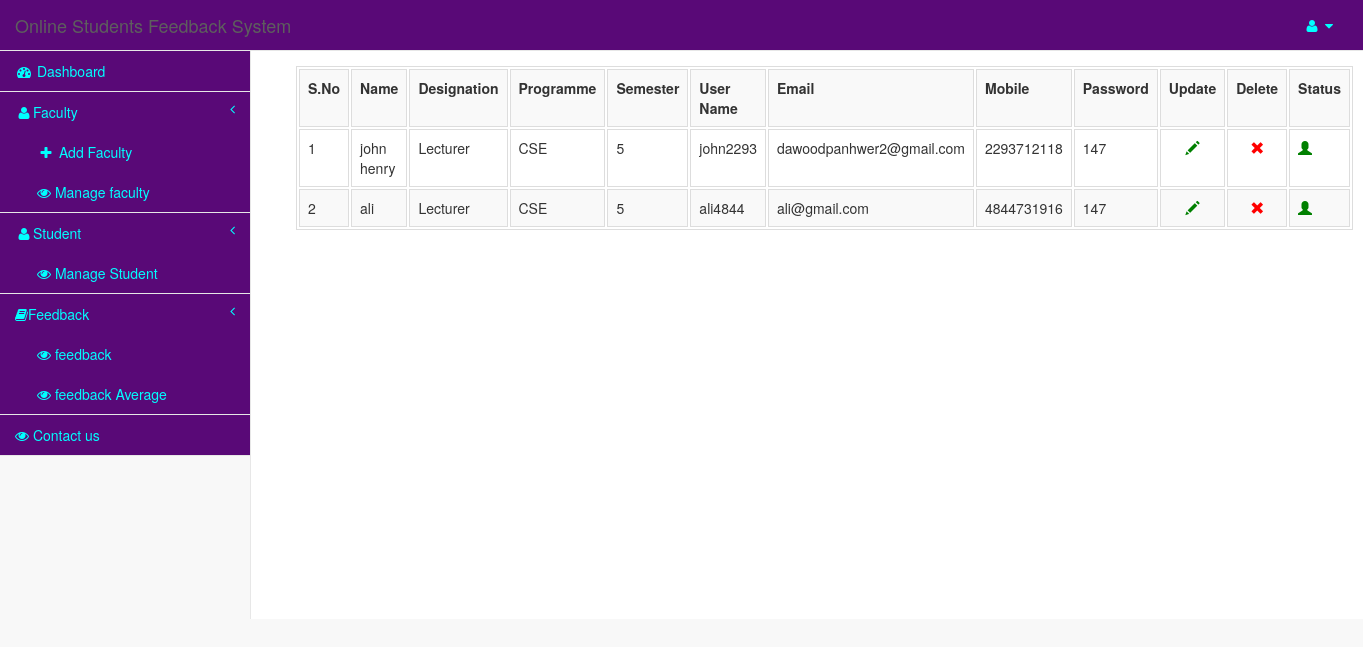
The app's page /admin/dashboard.php?info=show_faculty (signed in) with its own data.
### tables this page shows
CREATE TABLE `faculty` (
  `id` int(11) NOT NULL,
  `user_alias` varchar(30) NOT NULL,
  `Name` varchar(30) NOT NULL,
  `designation` varchar(100) NOT NULL,
  `programme` varchar(50) NOT NULL,
  `semester` varchar(10) NOT NULL,
  `email` varchar(255) NOT NULL,
  `password` varchar(75) NOT NULL,
  `mobile` bigint(20) NOT NULL,
  `date` datetime NOT NULL,
  `status` int(11) NOT NULL
);

### admin/show_faculty.php (the view, shortened to what this page needs)
<?php
	echo "<table class='table table-responsive table-bordered table-striped table-hover' style=margin:15px;>";
	echo "<tr>";
	echo "<th>S.No</th>";
	echo "<th>Name</th>";
	echo "<th>Designation</th>";
	echo "<th>Programme</th>";
	echo "<th>Semester</th>";
	echo "<th>User Name</th>";
	echo "<th>Email</th>";
	echo "<th>Mobile</th>";
	echo "<th>Password</th>";
	echo "<th>Update</th>";
	echo "<th>Delete</th>";
	echo "<th>Status</th>";
	echo "</tr>";
	$i=1;
	$que=mysqli_query($conn,"select * from faculty");
	while($row=mysqli_fetch_array($que))
	{
		echo "<tr>";
		echo "<td>".$i."</td>";
		echo "<td>".$row['Name']."</td>";
		echo "<td>".$row['designation']."</td>";
		echo "<td>".$row['programme']."</td>";
		echo "<td>".$row['semester']."</td>";
		echo "<td>".$row['user_alias']."</td>";
		echo "<td>".$row['email']."</td>";
		echo "<td>".$row['mobile']."</td>";
		echo "<td>".$row['password']."</td>";
		echo "<td class='text-center'><a href='dashboard.php?id=$row[id]&info=edit_faculty'><span class='glyphicon glyphicon-pencil'style=color:green;></span></a></td>";
		echo "<td class='text-center'><a href='#' onclick='deletes($row[id])'><span class='glyphicon glyphicon-remove' style=color:red;></span></a></td>";
		if($row['status'])
		{
		echo "<td><a href='update_status.php?user_id=".$row['id']."&status=".$row['status']."'><span class='glyphicon glyphicon-user' style=color:red;></span></a></td>";
		}
		else
		{
		echo "<td><a href='update_status.php?user_id=".$row['id']."&status=".$row['status']."'><span class='glyphicon glyphicon-user' style=color:green;></span></a></td>";
		}
		echo "</tr>";
		$i++;
	}
?>

### admin/dashboard.php (shortened to what this page needs)
<?php
include('../dbconfig.php');
?>
<!DOCTYPE html>
<html lang="en">
<head>
    <link href="../css/bootstrap.min.css" rel="stylesheet">
    <link href="../css/metisMenu.min.css" rel="stylesheet">
    <link href="../css/sb-admin-2.css" rel="stylesheet">
    <link href="../css/font-awesome.min.css" rel="stylesheet" type="text/css">
    <link rel="stylesheet" type="text/css" href="style.css">
</head>
<body>
    <div id="wrapper">
        <nav class="navbar navbar-default navbar-static-top" role="navigation" style="margin-bottom: 0" >
            <div class="navbar-header">
                <a class="navbar-brand" href="dashboard.php">Online Students Feedback System</a>
            </div>
            <ul class="nav navbar-top-links navbar-right">
                <li class="dropdown">
                    <a class="dropdown-toggle" data-toggle="dropdown" href="#">
                        <i class="fa fa-user fa-fw"></i>  <i class="fa fa-caret-down"></i>
                    </a>
                </li>
            </ul>
            <div class="navbar-default sidebar" role="navigation">
                <div class="sidebar-nav navbar-collapse">
                    <ul class="nav" id="side-menu">
                        <li>
                            <a href="dashboard.php"><i class="fa fa-dashboard fa-fw"></i> Dashboard</a>
                        </li>
						<li>
                            <a href="#"><i class="fa fa-user fa-fw"></i>Faculty<span class="fa arrow"></span></a>
                            <ul class="nav nav-second-level">
                                <li>
                                    <a href="dashboard.php?info=add_faculty"><i class="fa fa-plus fa-fw"></i> Add Faculty</a>
                                </li>
								 <li>
                                    <a href="dashboard.php?info=show_faculty"><i class="fa fa-eye"></i> Manage faculty</a>
                                </li>
							</ul>
                        </li>
						<li>
                            <a href="#"><i class="fa fa-user fa-fw"></i>Student<span class="fa arrow"></span></a>
                            <ul class="nav nav-second-level">
								 <li>
                                    <a href="dashboard.php?info=display_student"><i class="fa fa-eye"></i> Manage Student</a>
                                </li>
							</ul>
                        </li>
		<li>
         <a href="#"><i class="fa fa-user fa-book"></i>Feedback<span class="fa arrow"></span></a>
           <ul class="nav nav-second-level">
<li><a href="dashboard.php?info=feedback"><i class="fa fa-eye"></i> feedback</a></li>
<li><a href="dashboard.php?info=feedback_average"><i class="fa fa-eye"></i> feedback Average</a></li>
							</ul>
                        </li>
		<li>
			<a href="dashboard.php?info=contact"><i class="fa fa-eye"></i> Contact us</a>
		</li>
                    </ul>
                </div>
            </div>
        </nav>
        <div id="page-wrapper">
            <div class="row">
                <div class="col-lg-12">
                	<?php
								@$info=$_GET['info'];
								if($info!="")
								{
									if($info=="add_faculty")
										{
											include('add_faculty.php');
										}
									elseif($info=="show_faculty")
										{
											include('show_faculty.php');
										}
									elseif($info=="edit_faculty")
										{
											include('edit_faculty.php');
										}
									elseif($info=="display_student")
										{
											include('display_student.php');
										}
									elseif($info=="contact")
										{
											include('contact.php');
										}
									elseif($info=="feedback")
										{
											include('feedback.php');
										}
										elseif($info=="feedback_average")
										{
											include('feedback_average.php');
										}
										else if($info=="update_password")
										{
										include('update_password.php');
										}
								}
								else
								{
								include('dashboard_home.php');
								}
							?>
				</div>
            </div>
        </div>
    </div>
</body>
</html>

### css/sb-admin-2.css (style rules this page uses)
body { background-color: #f8f8f8; }
#wrapper { width: 100%; }
#page-wrapper { padding: 0 15px; min-height: 568px; background-color: #fff; }
@media (min-width:768px) { #page-wrapper { position: inherit; margin: 0 0 0 250px; padding: 0 30px; border-left: 1px solid #e7e7e7; } }
.navbar-top-links { margin-right: 0; }
.navbar-top-links li { display: inline-block; }
.navbar-top-links li:last-child { margin-right: 15px; }
.navbar-top-links li a { padding: 15px; min-height: 50px; }
.sidebar .sidebar-nav.navbar-collapse { padding-right: 0; padding-left: 0; }
.sidebar ul li { border-bottom: 1px solid #e7e7e7; }
.sidebar .arrow { float: right; }
.sidebar .fa.arrow:before { content: "\f104"; }
.sidebar .nav-second-level li, .sidebar .nav-third-level li { border-bottom: 0!important; }
.sidebar .nav-second-level li a { padding-left: 37px; }
@media (min-width:768px) { .sidebar { z-index: 1; position: absolute; width: 250px; margin-top: 51px; } }

### admin/style.css (style rules this page uses)
* { padding: 0px; margin: 0px; }
.navbar-default { background-color:#590977; border-color: #e7e7e7; color: #fff; }
a { color: aqua; }
.navbar-default .navbar-brand { color: white; }

### records on screen
faculty: Name "john henry", designation "Lecturer", programme "CSE", semester "5", user_alias "john2293", email "dawoodpanhwer2@gmail.com", mobile "2293712118", password "147"
faculty: Name "ali", designation "Lecturer", programme "CSE", semester "5", user_alias "ali4844", email "ali@gmail.com", mobile "4844731916", password "147"
